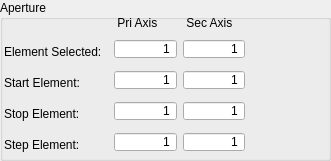
          <widget class="QGroupBox" name="BoxAperture">
           <property name="geometry">
            <rect>
             <x>2</x>
             <y>417</y>
             <width>331</width>
             <height>161</height>
            </rect>
           </property>
           <property name="title">
            <string>Aperture</string>
           </property>
           <widget class="QWidget" name="gridLayoutWidget_3">
            <property name="geometry">
             <rect>
              <x>4</x>
              <y>14</y>
              <width>241</width>
              <height>141</height>
             </rect>
            </property>
            <layout class="QGridLayout" name="gridLayout_12">
             <item row="3" column="0">
              <widget class="QLabel" name="LabelElementStart">
               <property name="sizePolicy">
                <sizepolicy hsizetype="Fixed" vsizetype="Fixed">
                 <horstretch>0</horstretch>
                 <verstretch>0</verstretch>
                </sizepolicy>
               </property>
               <property name="minimumSize">
                <size>
                 <width>81</width>
                 <height>25</height>
                </size>
               </property>
               <property name="maximumSize">
                <size>
                 <width>70</width>
                 <height>20</height>
                </size>
               </property>
               <property name="text">
                <string>Start Element:</string>
               </property>
              </widget>
             </item>
             <item row="2" column="0">
              <widget class="QLabel" name="LabelElementSelect">
               <property name="sizePolicy">
                <sizepolicy hsizetype="Preferred" vsizetype="Preferred">
                 <horstretch>0</horstretch>
                 <verstretch>0</verstretch>
                </sizepolicy>
               </property>
               <property name="minimumSize">
                <size>
                 <width>104</width>
                 <height>25</height>
                </size>
               </property>
               <property name="maximumSize">
                <size>
                 <width>70</width>
                 <height>20</height>
                </size>
               </property>
               <property name="text">
                <string>Element Selected:</string>
               </property>
              </widget>
             </item>
             <item row="0" column="1">
              <widget class="QLabel" name="LlabelPriAxis">
               <property name="text">
                <string> Pri Axis</string>
               </property>
              </widget>
             </item>
             <item row="2" column="1">
              <widget class="QSpinBox" name="ValueElementQtyPri">
               <property name="sizePolicy">
                <sizepolicy hsizetype="Minimum" vsizetype="Fixed">
                 <horstretch>0</horstretch>
                 <verstretch>0</verstretch>
                </sizepolicy>
               </property>
               <property name="minimumSize">
                <size>
                 <width>50</width>
                 <height>20</height>
                </size>
               </property>
               <property name="maximumSize">
                <size>
                 <width>16777215</width>
                 <height>20</height>
                </size>
               </property>
               <property name="alignment">
                <set>Qt::AlignRight|Qt::AlignTrailing|Qt::AlignVCenter</set>
               </property>
               <property name="buttonSymbols">
                <enum>QAbstractSpinBox::NoButtons</enum>
               </property>
               <property name="minimum">
                <number>1</number>
               </property>
               <property name="maximum">
                <number>32</number>
               </property>
              </widget>
             </item>
             <item row="2" column="2">
              <widget class="QSpinBox" name="ValueElementQtySec">
               <property name="sizePolicy">
                <sizepolicy hsizetype="Minimum" vsizetype="Fixed">
                 <horstretch>0</horstretch>
                 <verstretch>0</verstretch>
                </sizepolicy>
               </property>
               <property name="minimumSize">
                <size>
                 <width>50</width>
                 <height>20</height>
                </size>
               </property>
               <property name="maximumSize">
                <size>
                 <width>16777215</width>
                 <height>20</height>
                </size>
               </property>
               <property name="alignment">
                <set>Qt::AlignRight|Qt::AlignTrailing|Qt::AlignVCenter</set>
               </property>
               <property name="buttonSymbols">
                <enum>QAbstractSpinBox::NoButtons</enum>
               </property>
               <property name="minimum">
                <number>1</number>
               </property>
               <property name="maximum">
                <number>32</number>
               </property>
              </widget>
             </item>
             <item row="0" column="2">
              <widget class="QLabel" name="LlabelSecAxis">
               <property name="text">
                <string> Sec Axis</string>
               </property>
              </widget>
             </item>
             <item row="4" column="0">
              <widget class="QLabel" name="LabelElementStop">
               <property name="sizePolicy">
                <sizepolicy hsizetype="Fixed" vsizetype="Fixed">
                 <horstretch>0</horstretch>
                 <verstretch>0</verstretch>
                </sizepolicy>
               </property>
               <property name="minimumSize">
                <size>
                 <width>81</width>
                 <height>25</height>
                </size>
               </property>
               <property name="maximumSize">
                <size>
                 <width>70</width>
                 <height>20</height>
                </size>
               </property>
               <property name="text">
                <string>Stop Element:</string>
               </property>
              </widget>
             </item>
             <item row="5" column="0">
              <widget class="QLabel" name="LabelElementStep">
               <property name="sizePolicy">
                <sizepolicy hsizetype="Fixed" vsizetype="Fixed">
                 <horstretch>0</horstretch>
                 <verstretch>0</verstretch>
                </sizepolicy>
               </property>
               <property name="minimumSize">
                <size>
                 <width>81</width>
                 <height>25</height>
                </size>
               </property>
               <property name="maximumSize">
                <size>
                 <width>70</width>
                 <height>20</height>
                </size>
               </property>
               <property name="text">
                <string>Step Element:</string>
               </property>
              </widget>
             </item>
             <item row="3" column="1">
              <widget class="QSpinBox" name="ValueElementStartPri">
               <property name="sizePolicy">
                <sizepolicy hsizetype="Minimum" vsizetype="Fixed">
                 <horstretch>0</horstretch>
                 <verstretch>0</verstretch>
                </sizepolicy>
               </property>
               <property name="minimumSize">
                <size>
                 <width>50</width>
                 <height>20</height>
                </size>
               </property>
               <property name="maximumSize">
                <size>
                 <width>16777215</width>
                 <height>20</height>
                </size>
               </property>
               <property name="alignment">
                <set>Qt::AlignRight|Qt::AlignTrailing|Qt::AlignVCenter</set>
               </property>
               <property name="buttonSymbols">
                <enum>QAbstractSpinBox::NoButtons</enum>
               </property>
               <property name="minimum">
                <number>1</number>
               </property>
               <property name="maximum">
                <number>128</number>
               </property>
              </widget>
             </item>
             <item row="3" column="2">
              <widget class="QSpinBox" name="ValueElementStartSec">
               <property name="sizePolicy">
                <sizepolicy hsizetype="Minimum" vsizetype="Fixed">
                 <horstretch>0</horstretch>
                 <verstretch>0</verstretch>
                </sizepolicy>
               </property>
               <property name="minimumSize">
                <size>
                 <width>50</width>
                 <height>20</height>
                </size>
               </property>
               <property name="maximumSize">
                <size>
                 <width>16777215</width>
                 <height>20</height>
                </size>
               </property>
               <property name="alignment">
                <set>Qt::AlignRight|Qt::AlignTrailing|Qt::AlignVCenter</set>
               </property>
               <property name="buttonSymbols">
                <enum>QAbstractSpinBox::NoButtons</enum>
               </property>
               <property name="minimum">
                <number>1</number>
               </property>
               <property name="maximum">
                <number>128</number>
               </property>
              </widget>
             </item>
             <item row="4" column="1">
              <widget class="QSpinBox" name="ValueElementStopPri">
               <property name="sizePolicy">
                <sizepolicy hsizetype="Minimum" vsizetype="Fixed">
                 <horstretch>0</horstretch>
                 <verstretch>0</verstretch>
                </sizepolicy>
               </property>
               <property name="minimumSize">
                <size>
                 <width>50</width>
                 <height>20</height>
                </size>
               </property>
               <property name="maximumSize">
                <size>
                 <width>16777215</width>
                 <height>20</height>
                </size>
               </property>
               <property name="alignment">
                <set>Qt::AlignRight|Qt::AlignTrailing|Qt::AlignVCenter</set>
               </property>
               <property name="buttonSymbols">
                <enum>QAbstractSpinBox::NoButtons</enum>
               </property>
               <property name="minimum">
                <number>1</number>
               </property>
               <property name="maximum">
                <number>128</number>
               </property>
              </widget>
             </item>
             <item row="4" column="2">
              <widget class="QSpinBox" name="ValueElementStopSec">
               <property name="sizePolicy">
                <sizepolicy hsizetype="Minimum" vsizetype="Fixed">
                 <horstretch>0</horstretch>
                 <verstretch>0</verstretch>
                </sizepolicy>
               </property>
               <property name="minimumSize">
                <size>
                 <width>50</width>
                 <height>20</height>
                </size>
               </property>
               <property name="maximumSize">
                <size>
                 <width>16777215</width>
                 <height>20</height>
                </size>
               </property>
               <property name="alignment">
                <set>Qt::AlignRight|Qt::AlignTrailing|Qt::AlignVCenter</set>
               </property>
               <property name="buttonSymbols">
                <enum>QAbstractSpinBox::NoButtons</enum>
               </property>
               <property name="minimum">
                <number>1</number>
               </property>
               <property name="maximum">
                <number>128</number>
               </property>
              </widget>
             </item>
             <item row="5" column="1">
              <widget class="QSpinBox" name="ValueElementStepPri">
               <property name="sizePolicy">
                <sizepolicy hsizetype="Minimum" vsizetype="Fixed">
                 <horstretch>0</horstretch>
                 <verstretch>0</verstretch>
                </sizepolicy>
               </property>
               <property name="minimumSize">
                <size>
                 <width>50</width>
                 <height>20</height>
                </size>
               </property>
               <property name="maximumSize">
                <size>
                 <width>16777215</width>
                 <height>20</height>
                </size>
               </property>
               <property name="alignment">
                <set>Qt::AlignRight|Qt::AlignTrailing|Qt::AlignVCenter</set>
               </property>
               <property name="buttonSymbols">
                <enum>QAbstractSpinBox::NoButtons</enum>
               </property>
               <property name="minimum">
                <number>1</number>
               </property>
               <property name="maximum">
                <number>128</number>
               </property>
              </widget>
             </item>
             <item row="5" column="2">
              <widget class="QSpinBox" name="ValueElementStepSec">
               <property name="sizePolicy">
                <sizepolicy hsizetype="Minimum" vsizetype="Fixed">
                 <horstretch>0</horstretch>
                 <verstretch>0</verstretch>
                </sizepolicy>
               </property>
               <property name="minimumSize">
                <size>
                 <width>50</width>
                 <height>20</height>
                </size>
               </property>
               <property name="maximumSize">
                <size>
                 <width>16777215</width>
                 <height>20</height>
                </size>
               </property>
               <property name="alignment">
                <set>Qt::AlignRight|Qt::AlignTrailing|Qt::AlignVCenter</set>
               </property>
               <property name="buttonSymbols">
                <enum>QAbstractSpinBox::NoButtons</enum>
               </property>
               <property name="minimum">
                <number>1</number>
               </property>
               <property name="maximum">
                <number>128</number>
               </property>
              </widget>
             </item>
            </layout>
           </widget>
          </widget>
